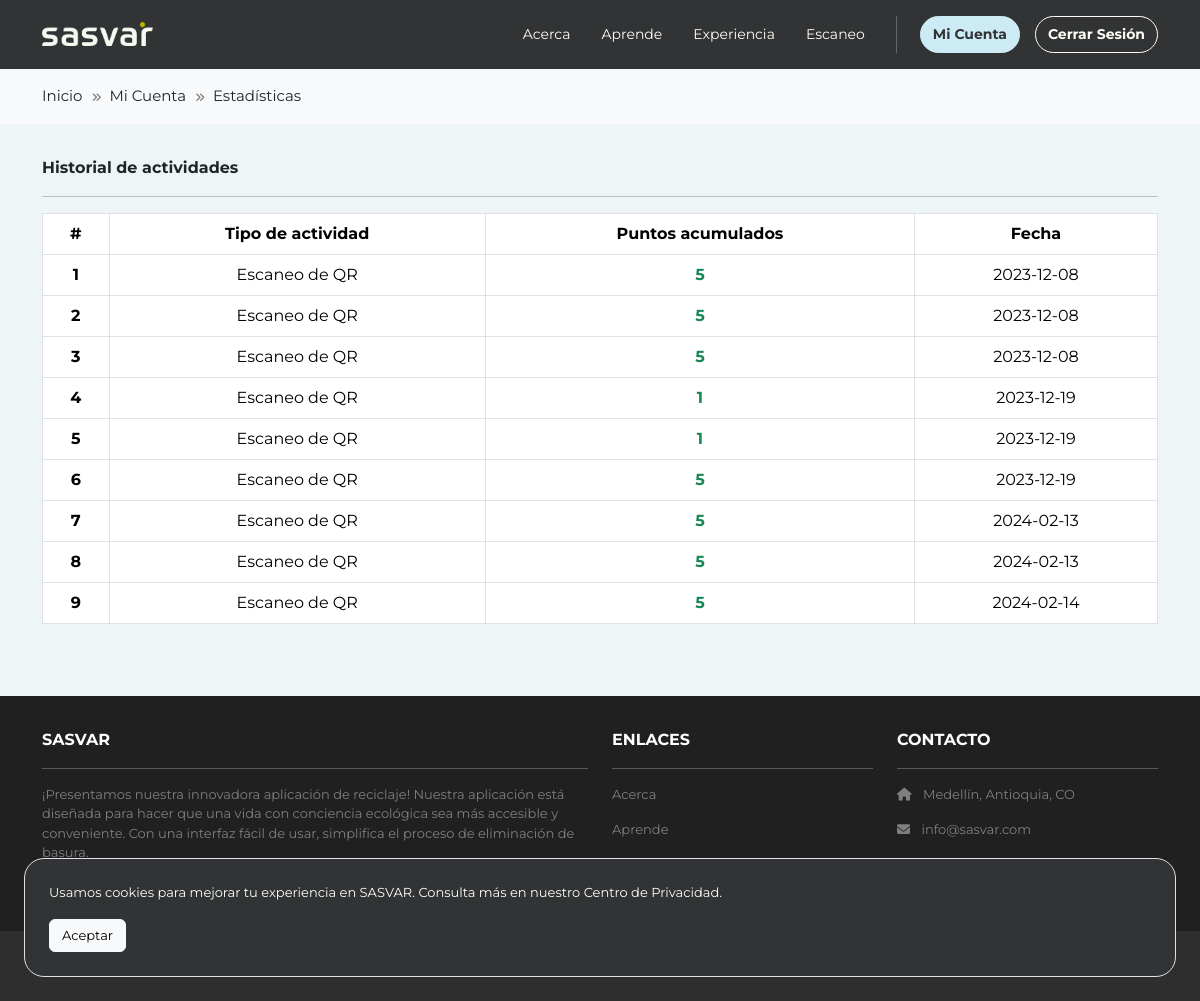
The app's page /mi-cuenta/estadisticas (signed in) with its own data.
### accounts/models.py (models this page shows, shortened)
class UserHistory(models.Model):
    created_at = models.DateTimeField(auto_now_add=True)
    type_of_activity = models.CharField(max_length=50, choices=[('QR_SCAN', 'QR Scan')])
    accumulated_points = models.IntegerField(default=0)
    user = models.ForeignKey(User, on_delete=models.CASCADE)

### accounts/views.py (the view)
# urls.py: path('estadisticas', views.stats, name='accounts.stats'),
@login_required
def stats(request):
    viewData = {}
    viewData["title"] = "Mis estadísticas"
    viewData["breadcrumbItems"] = [
        {"name": "Inicio", "route": "home.index"},
        {"name": "Mi Cuenta", "route": "accounts.index"},
        {"name": "Estadísticas", "route": "accounts.stats"},
    ]
    viewData["user_history_entries"] = UserHistory.objects.filter(user=request.user)
    return render(request, 'accounts/stats.html', {"viewData": viewData})

### accounts/templates/accounts/stats.html
{% extends 'base.html' %}
{% block content %}
<div class="p-3">
  <div class="container mb-3">
    <div class="row mt-3">
      <div class="mx-auto mb-4">
        <b>Historial de actividades</b>
        <hr />
        <table class="table table-bordered table-center">
          <thead>
            <tr>
              <th scope="col">#</th>
              <th scope="col">Tipo de actividad</th>
              <th scope="col">Puntos acumulados</th>
              <th scope="col">Fecha</th>
            </tr>
          </thead>
          <tbody>
            {% for entry in viewData.user_history_entries %}
            <tr>
              <th scope="row">{{ forloop.counter }}</th>
              <td>Escaneo de QR</td>
              <td><span class="fw-bold text-success">{{ entry.accumulated_points }}</span></td>
              <td>{{ entry.created_at|date:"Y-m-d" }}</td>
            </tr>
            {% endfor %}
          </tbody>
        </table>
      </div>
    </div>
  </div>
</div>
{% endblock content %}

### recycling/static/css/style.css (style rules this page uses)
body { font-family: 'Montserrat'; background-color: #FFF; }
.table-center th, .table-center td { text-align: center; vertical-align: middle !important; }

### records on screen
UserHistory: accumulated_points "5", created_at "2023-12-08"
UserHistory: accumulated_points "5", created_at "2023-12-08"
UserHistory: accumulated_points "5", created_at "2023-12-08"
UserHistory: accumulated_points "1", created_at "2023-12-19"
UserHistory: accumulated_points "1", created_at "2023-12-19"
UserHistory: accumulated_points "5", created_at "2023-12-19"
UserHistory: accumulated_points "5", created_at "2024-02-13"
UserHistory: accumulated_points "5", created_at "2024-02-13"
UserHistory: accumulated_points "5", created_at "2024-02-14"

### other values on screen
{{ item.name }} "Inicio"
{{ item.name }} "Mi Cuenta"
{{ item.name }} "Estadísticas"
